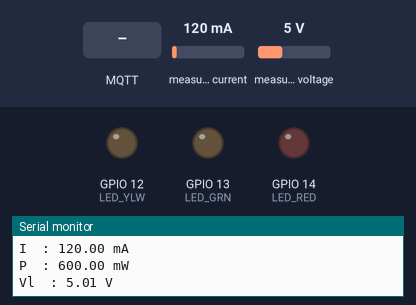
This sketch was run on a simulated ESP8266 (NodeMCU). Parts: output pins drawn as LEDs (lit = HIGH), the last lines printed to the serial monitor. Inputs (shaded band) come from the test bench; at power-on: measured current 120 mA, measured voltage 5 V. WiFi joins after 1.5 s; servers stay silent unless stated; random numbers use the default seed unless the sketch sets one; no MQTT or app messages arrive unless stated.

Above: at 2.7 s.
2.8 s: MQTT message "0" arrives on the second subscribed topic
At 3.8 s:
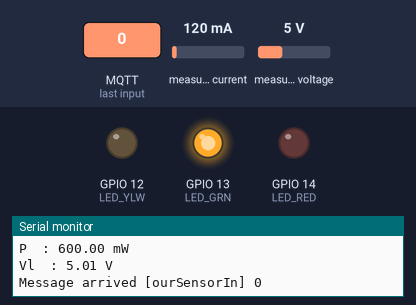
4.3 s: MQTT message "1" arrives on the second subscribed topic
At 5.0 s:
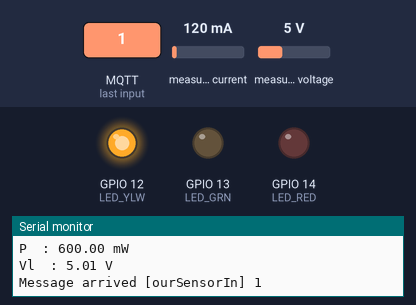
5.8 s: MQTT message "2" arrives on the second subscribed topic
At 6.2 s:
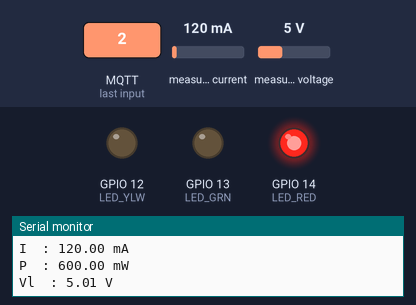
Timing chart, 0 to 8.8 s (numbered marks = the images above; inputs shaded):
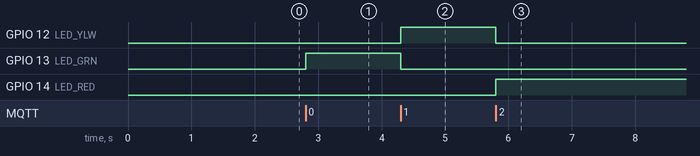

The sketch:

main.ino
```cpp
#include <Wire.h>
#include <Adafruit_INA219.h>
#include <ESP8266WiFi.h>
#include <PubSubClient.h>

Adafruit_INA219 ina219;

int LED_RED = 14;   // D5 in esp8266
int LED_YLW = 12;   // D6
int LED_GRN = 13;   // D7

// Update these with values suitable for your network.
const char* ssid = "Wi-Fu";
const char* password = "gorill4a";
// const char* ssid = "Sembilan Satu";
// const char* password = "sembilan";
const char* mqtt_server = "test.mosquitto.org";

WiFiClient espClient;
PubSubClient client(espClient);
unsigned long lastMsg = 0;
#define MSG_BUFFER_SIZE	(50)
char msg[MSG_BUFFER_SIZE];


// struct to save ina219 measurements
struct param {
	float shuntvoltage;
	float busvoltage;
	float current_mA;
	float loadvoltage;
	float power_mW;
};

// read measurements using ina219
void read_ina219(param *p) {  // struct param
	(*p).shuntvoltage = ina219.getShuntVoltage_mV();
	(*p).busvoltage = ina219.getBusVoltage_V();
	(*p).current_mA = ina219.getCurrent_mA();
	(*p).power_mW = ina219.getPower_mW();
	(*p).loadvoltage = (*p).busvoltage + ((*p).shuntvoltage / 1000);
}

void print_ina219(param *p) {
	Serial.println();
	Serial.println("=== Measurement ===");
	Serial.print("Vsh\t: ");
	Serial.print((*p).shuntvoltage);
	Serial.println(" V");

	Serial.print("Vbs\t: ");
	Serial.print((*p).busvoltage);
	Serial.println(" V");

	Serial.print("I\t: ");
	Serial.print((*p).current_mA);
	Serial.println(" mA");

	Serial.print("P\t: ");
	Serial.print((*p).power_mW);
	Serial.println(" mW");

	Serial.print("Vl\t: ");
	Serial.print((*p).loadvoltage);
	Serial.println(" V");
	Serial.println();
}

// check flag, then turn on/off led
void control_led(String flag) {
	if (flag == "0") {
		digitalWrite(LED_RED, LOW);
		digitalWrite(LED_YLW, LOW);
		digitalWrite(LED_GRN, HIGH);
	}
	else if (flag == "1") {
		digitalWrite(LED_RED, LOW);
		digitalWrite(LED_YLW, HIGH);
		digitalWrite(LED_GRN, LOW);
	}
	else if (flag == "2") {
		digitalWrite(LED_RED, HIGH);
		digitalWrite(LED_YLW, LOW);
		digitalWrite(LED_GRN, LOW);
	}
}


// Function MQTT
void setup_wifi() {
	delay(10);
	// We start by connecting to a WiFi network
	Serial.println();
	Serial.print("Connecting to ");
	Serial.println(ssid);

	WiFi.mode(WIFI_STA);
	WiFi.begin(ssid, password);

	while (WiFi.status() != WL_CONNECTED) {
		delay(500);
		Serial.print(".");
	}

	randomSeed(micros());

	Serial.println("");
	Serial.println("WiFi connected");
	Serial.println("IP address: ");
	Serial.println(WiFi.localIP());
}

void callback(char* topic, byte* payload, unsigned int length) {
	Serial.print("Message arrived [");
	Serial.print(topic);
	Serial.print("] ");
	for (int i = 0; i < length; i++) {
		Serial.print((char)payload[i]);
	}

	// Check if I should turn on/off the actuator
	if (String(topic) == String("ourSensorIn")) {
		String flag = String( (char)payload[0] );	// It can be 0,1,2
		control_led(flag);	//0:green, 1:yellow, 2:red
	}
	else {
		Serial.println();
	}
}

void reconnect() {
	// Loop until we're reconnected
	while (!client.connected()) {
		Serial.print("Attempting MQTT connection...");
		// Create a random client ID
		String clientId = "ESP8266Client-";
		clientId += String(random(0xffff), HEX);
		// Attempt to connect
		if (client.connect(clientId.c_str())) {
			Serial.println("connected");
			// Once connected, publish an announcement...
			client.publish("ourSensorOut", "Hello World !!!");
			// ... and resubscribe
			client.subscribe("ourSensorOut"); //only for checking that the message has been received
			client.subscribe("ourSensorIn");
		} else {
			Serial.print("failed, rc=");
			Serial.print(client.state());
			Serial.println(" try again in 5 seconds");
			// Wait 5 seconds before retrying
			delay(5000);
		}
	}
}
// (END) Function MQTT


void setup() {
	Serial.begin(9600);

	// For mqtt
	setup_wifi();
	client.setServer(mqtt_server, 1883);
	client.setCallback(callback);

	// Initialize pin
	pinMode(LED_RED, OUTPUT);
	pinMode(LED_YLW, OUTPUT);
	pinMode(LED_GRN, OUTPUT);

	// Initialize the INA219.
	ina219.begin();

	Serial.println("System on");
}


void loop() {
	// MQTT
	if (!client.connected()) {
		reconnect();
	}
	client.loop();

	unsigned long now = millis();
	if (now - lastMsg > 2000) {
		lastMsg = now;


	param p;	// struct param to save measurements
	read_ina219(&p);
	print_ina219(&p);

	String message = String(p.current_mA) + "," + String(p.shuntvoltage);
		client.publish("ourSensorOut", message.c_str());
	}
	// (END) MQTT
}
```

Measured:
- after the input at 2.8 s, GPIO 13 (LED_GRN): LOW → HIGH at once
- after the input at 4.3 s, GPIO 12 (LED_YLW): LOW → HIGH at once; GPIO 13 (LED_GRN): HIGH → LOW at once
- after the input at 5.8 s, GPIO 12 (LED_YLW): HIGH → LOW at once; GPIO 14 (LED_RED): LOW → HIGH at once
